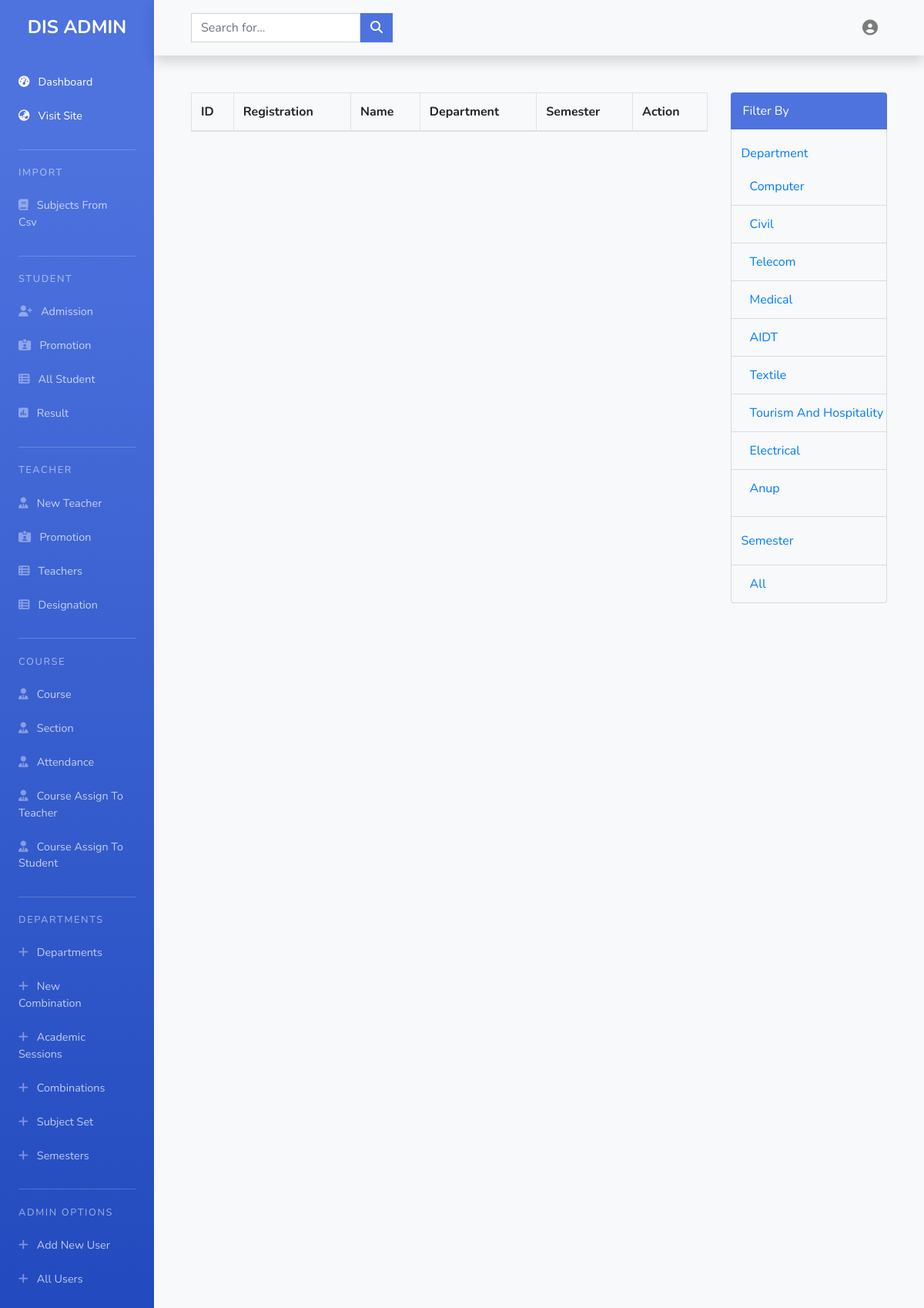
The page /students/all/ (signed in) on the database its author committed.
### admin_tools/models.py (models this page shows, shortened)
class Department(models.Model):
    name = models.CharField(max_length=255, unique=True)
    code = models.PositiveIntegerField(blank=True, null=True)
    head = models.ForeignKey(
        Teacher, on_delete=models.CASCADE, blank=True, null=True)
    establish_date = models.DateField(auto_now_add=True)
    def __str__(self):
        return str(self.name)

### students/views.py (the view)
# urls.py: path('all/', views.students_view, name='all_student'),
@login_required
def students_view(request):
    all_students = Student.objects.select_related(
        'department', 'semester', 'ac_session').all()
    departments = Department.objects.select_related(
        'head').all()
    semesters = SemesterCombination.objects.select_related(
        'department', 'semester', 'batch').all()
    context = {'students': all_students,
               'departments': departments,
               'semesters': semesters}
    return render(request, 'students/students_list.html', context)

### templates/students/students_list.html (shortened to what this page needs)
{% extends 'dashboard.html' %}
{% block dashboard-body %}
<div class="row">
  <div class="col-9">
    <table class="table table-bordered">
      <thead>
        <tr>
          <th scope="col">ID</th>
          <th scope="col">Registration</th>
          <th scope="col">Name</th>
          <th scope="col">Department</th>
          <th scope="col">Semester</th>
          <th scope="col">Action</th>
        </tr>
      </thead>
    </table>
  </div>
  <div class="col-3">
    {% include "students/student_list_sidebar.html" %}
  </div>
</div>
{% endblock %}

### templates/students/student_list_sidebar.html (shortened to what this page needs)
<ul class="list-group filterbox">
    <li class="active list-group-item">
        <p>filter by</p>
    </li>
    {% if departments %}
    <li class="list-group-item">
        <button class="btn btn-link" data-toggle="collapse" data-target="#collapseDept" aria-expanded="true"
            aria-controls="collapseDept">
            Department
        </button>
        <div id="accordion">
            <ul class="list-group-flush collapse show" id="collapseDept" data-parent="#accordion">
                {% for dept in departments %}
                <li class="list-group-item">
                    <a href="{% url 'students:students_by_dept' pk=dept.id %}">{{ dept|truncatewords:3 }}</a>
                </li>
                {% endfor %}
            </ul>
        </div>
    </li>
    {% endif %}
    <li class=" list-group-item">
        <button class="btn btn-link" data-toggle="collapse" data-target="#collapseSemester" aria-expanded="true"
            aria-controls="collapseSemester">
            Semester
        </button>
    </li>
    <li class="list-group-item">
        <a href="">all</a>
    </li>
</ul>

### static/css/dashboard.css (style rules this page uses)
:root { --primary-color: rgb(78, 115, 223); --green-color: #17A673; --cyan-color: #36B9CC; --yellow-color: #F6C23E; }
p, h3, h4, h5 { margin: 0; }
.filterbox, .filterbox .list-group-item { background: #F8F9FA; }
.filterbox .list-group-item { padding: .75rem 0rem; }
.list-group-item a { padding-left: 1.5rem; }
.list-group-item.active { background: var(--primary-color); border: none; padding-left: 1rem; }
#accordion .list-group-flush { padding: 0; }
body { font-size: 16px; font-family: 'Nunito', sans-serif; }
.list-group-item { text-transform: capitalize; }

### rows shown on the page
Department: name "Computer"
Department: name "Civil"
Department: name "Telecom"
Department: name "Medical"
Department: name "AIDT"
Department: name "Textile"
Department: name "Tourism And Hospitality"
Department: name "Electrical"
Department: name "Anup"
